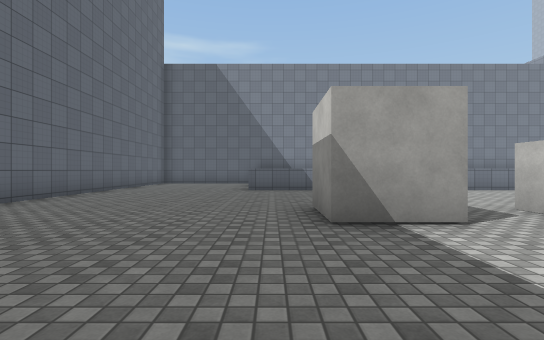
View 1 (above)

18 first-person views from a walk through a Unity game level. The camera is 1.2 m above the floor, looks level and sees 85° across. The floor is counted in squares, 2 m on a side. Each view is taken from the middle of a square. On the plan, view 1 faces up. The plan holds only what a view shows up to about 9 squares ahead; the rest is blank. The place goes on beyond the plan. The player is left out. Surface patterns are stand-ins for the level's own textures.

View 2
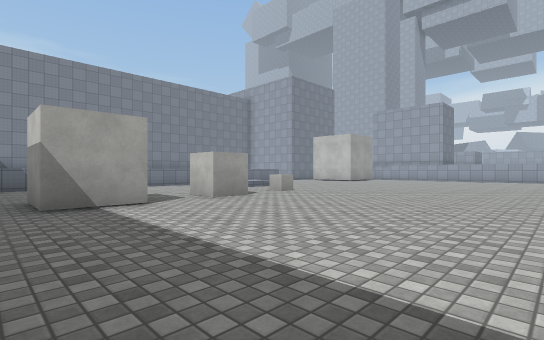

View 3
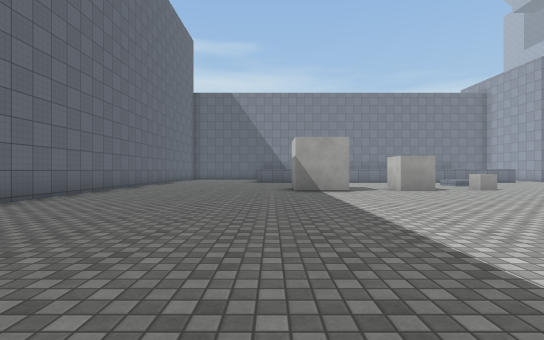

View 4
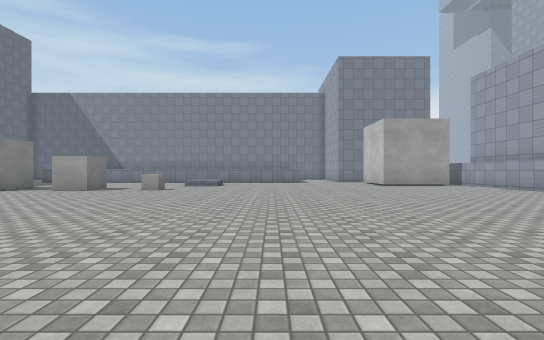

View 5
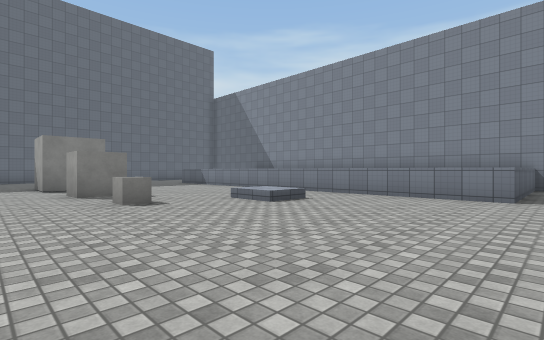

View 6
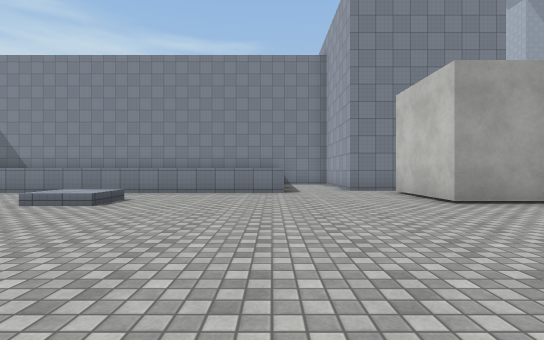

View 7
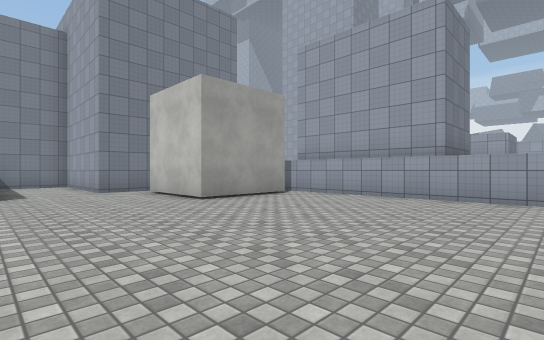

View 8
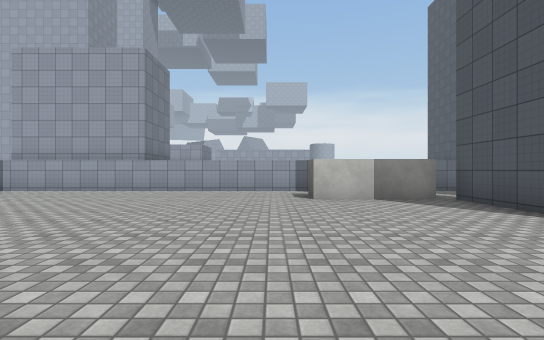

View 9
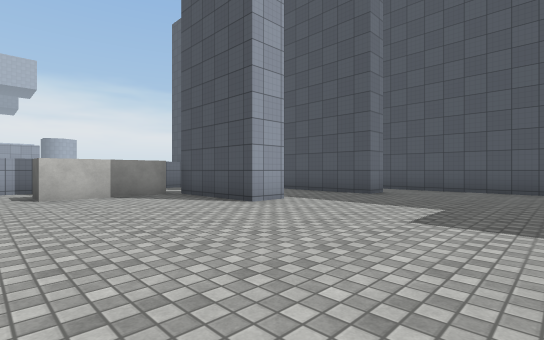

View 10
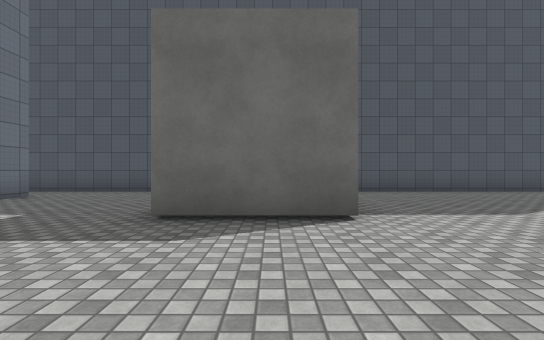

View 11
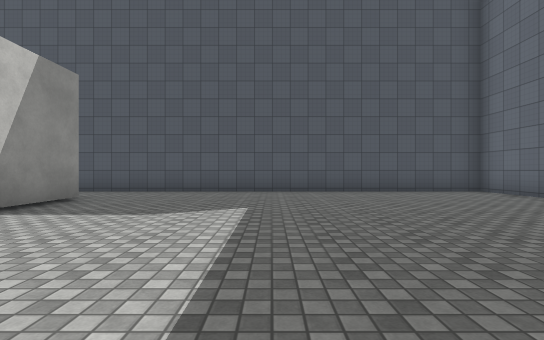

View 12
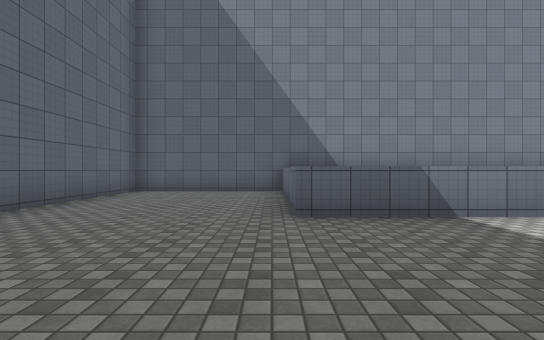

View 13
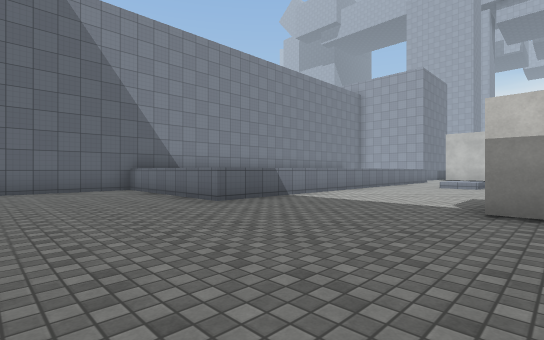

View 14
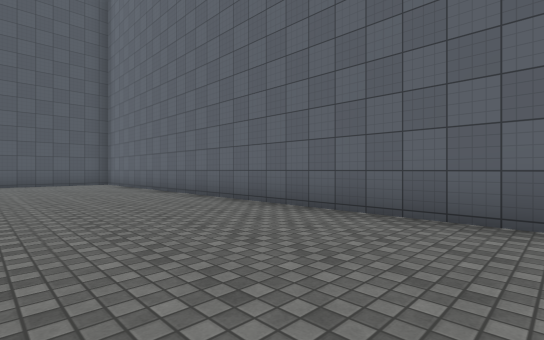

View 15
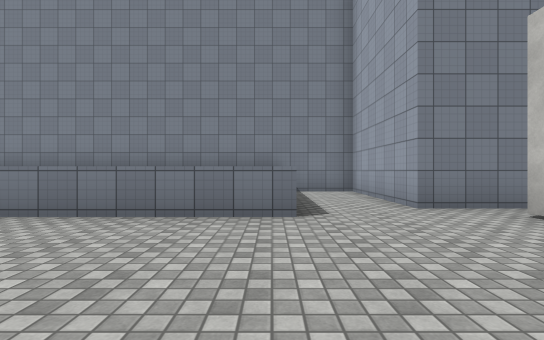

View 16
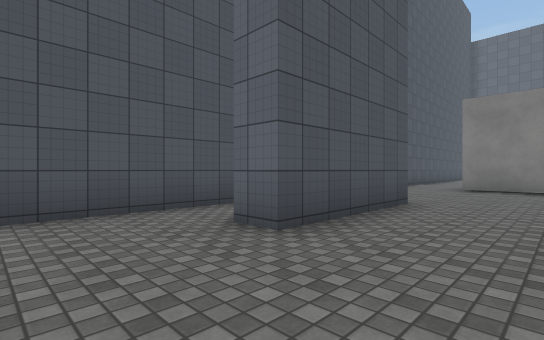

View 17
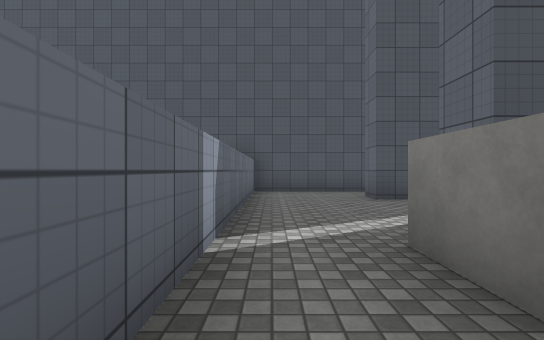

View 18
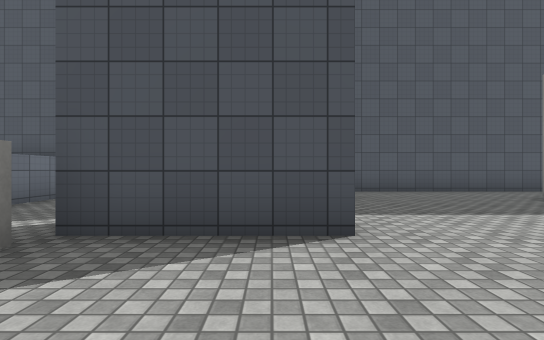

### Floor plan
Key: @ floor where view 1 was taken; # wall or solid block; . floor; / step, stairs or slope; ^ raised ledge; O other object.
Columns run from 5 left of view 1 to 18 right of it. Each row starts with its distance up from view 1.
 14 #####            ###
 13 #....^^^^^^^^^^^^..#
 12 #....^          ^..#
 11 #....^          ^..#
 10 #....^          ^..##
  9 #....^^^^^^^^^^^^...#
  8 #..................##
  7 #...........//.....###.^
  6 #...........//.........#
  5 #.....# ...............#
  4 #.....##.O.O...........#
  3 #......................#
  2 #......................^
  1 #......................^
  0 #....@.................^
 -1 #......................^
 -2 #...................##.^
 -3 #.......  ..........##.^
 -4 #...................##.^
 -5 #.................###..^
 -6 #.........###..........^
 -7 #.........###..........^
 -8 #.........###....###...^
 -9 #................. ....^
-10 #................. ....^
-11 #######################

Where each view was taken, in squares from view 1:
view 1: 0 up, 0 right, facing up
view 2: 2 down, 0 right, facing up-right
view 3: 5 down, 0 right, facing up
view 4: 5 down, 10 right, facing up
view 5: 2 up, 12 right, facing up-left
view 6: 1 up, 11 right, facing up
view 7: 1 up, 11 right, facing up-right
view 8: 1 down, 9 right, facing right
view 9: 1 down, 8 right, facing down-right
view 10: 2 down, 6 right, facing down
view 11: 2 down, 1 right, facing down
view 12: 5 up, 1 left, facing up
view 13: 4 up, 4 left, facing up-right
view 14: 3 up, 1 left, facing down-left
view 15: 5 up, 11 right, facing up
view 16: 6 down, 17 right, facing down-left
view 17: 2 down, 17 right, facing down
view 18: 2 down, 13 right, facing down
